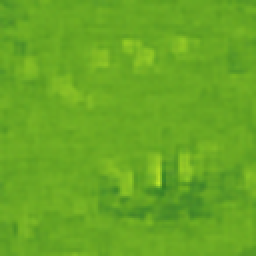
#> input picture data/assets/imagen1/floor/floor_10.png, 128 x 128 px (shown 2 times larger); its folder holds 4 pictures in this run
$ python image_generator_basic.py
#> lines starting #> are read from the running program, lines starting #| are printed output that depends on the picture
import os
import random
from PIL import Image

data_dir = "data/assets/imagen1"
new_data_dir = "new_images"
floor_dir = os.path.join(data_dir, "floor")

# Load all available floor images
floor_images = [Image.open(os.path.join(floor_dir, f)).convert("RGBA")
                for f in os.listdir(floor_dir)
                if f.endswith(".png")]
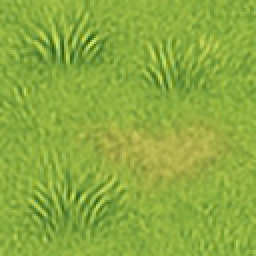
#> input picture data/assets/imagen1/floor/floor_11.png, 128 x 128 px (shown 2 times larger)
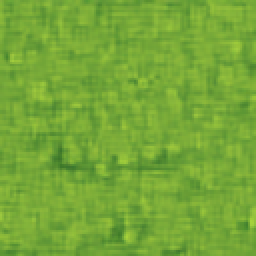
#> input picture data/assets/imagen1/floor/floor_12.png, 128 x 128 px (shown 2 times larger)
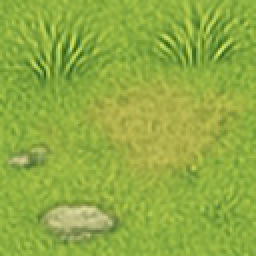
#> input picture data/assets/imagen1/floor/floor_13.png, 128 x 128 px (shown 2 times larger)

if not floor_images:
    raise RuntimeError("No floor images found in data/floor/")

# Iterate through all class folders except floor
for class_name in os.listdir(data_dir):
    class_path = os.path.join(data_dir, class_name)
    if not os.path.isdir(class_path) or class_name == "floor":
        continue

    if class_name in {"dragon", "opened", "sleeping", "wolf", "wall", "lava"}:
        continue

    # Prepare save directory
    save_dir = os.path.join(new_data_dir, class_name)
    os.makedirs(save_dir, exist_ok=True)

    for filename in os.listdir(class_path):
        if not filename.endswith(".png"):
            continue

        entity_path = os.path.join(class_path, filename)
        entity_img = Image.open(entity_path).convert("RGBA")


        floor_img = random.choice(floor_images)

        # Ensure both are same size — resize if needed
        if floor_img.size != entity_img.size:
            floor_img = floor_img.resize(entity_img.size)

        # Composite entity on top of floor
        combined = Image.alpha_composite(floor_img, entity_img)

        # Save in new_data/<class_name>/
        save_path = os.path.join(save_dir, filename)
        combined.save(save_path)

        print(f"Saved: {save_path}")
